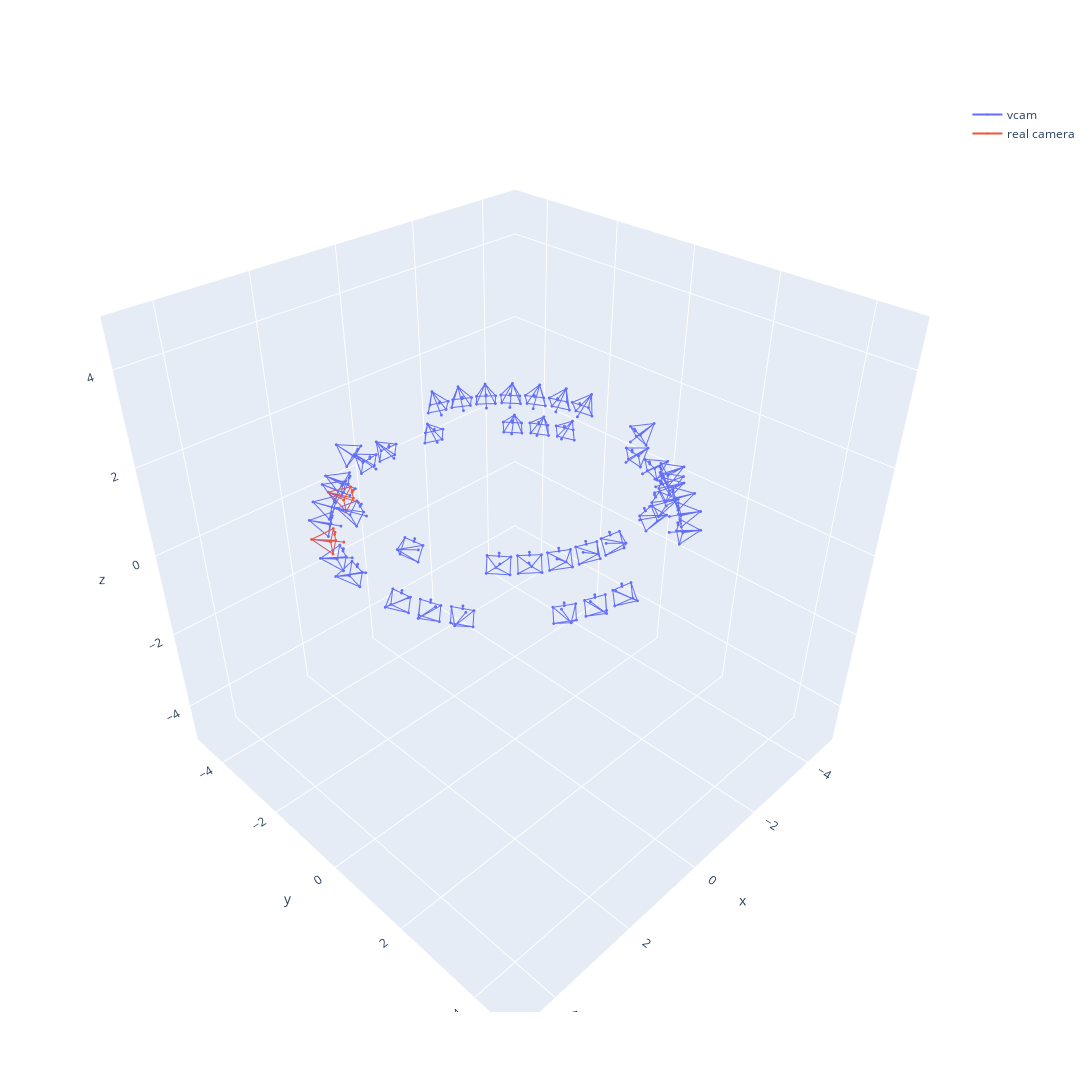

Write notebook code for a chart like this one.
### Code cell
fig = go.Figure()
scene_dict = dict(xaxis=dict(range=[-5, 5], autorange=False),
                      yaxis=dict(range=[-5, 5], autorange=False),
                      zaxis=dict(range=[-5, 5], autorange=False))
add_camera_trace(fig, virtual_cam_poses, trace_name="vcam", camera_scale=0.2)
add_camera_trace(fig, cam_poses, trace_name="real camera", camera_scale=0.2)
fig.update_layout(scene=scene_dict, width=1400, height=1400, showlegend=True)
fig.show()

### Figure 1 — Plotly figure (JSON) as saved in the notebook; plotly's stock layout.template omitted (floating-point values rounded to 4 significant figures; data arrays with more than 128 entries replaced by an {"elided": "..."} marker saying what was removed)
{"data": [{"marker": {"size": 1}, "name": "vcam", "type": "scatter3d", "x": {"elided": "735 float values"}, "y": {"elided": "735 float values"}, "z": {"elided": "735 float values"}}, {"marker": {"size": 1}, "name": "real camera", "type": "scatter3d", "x": {"elided": "735 float values"}, "y": {"elided": "735 float values"}, "z": {"elided": "735 float values"}}], "layout": {"height": 1400, "scene": {"xaxis": {"autorange": false, "range": [-5, 5]}, "yaxis": {"autorange": false, "range": [-5, 5]}, "zaxis": {"autorange": false, "range": [-5, 5]}}, "showlegend": true, "width": 1400}}
